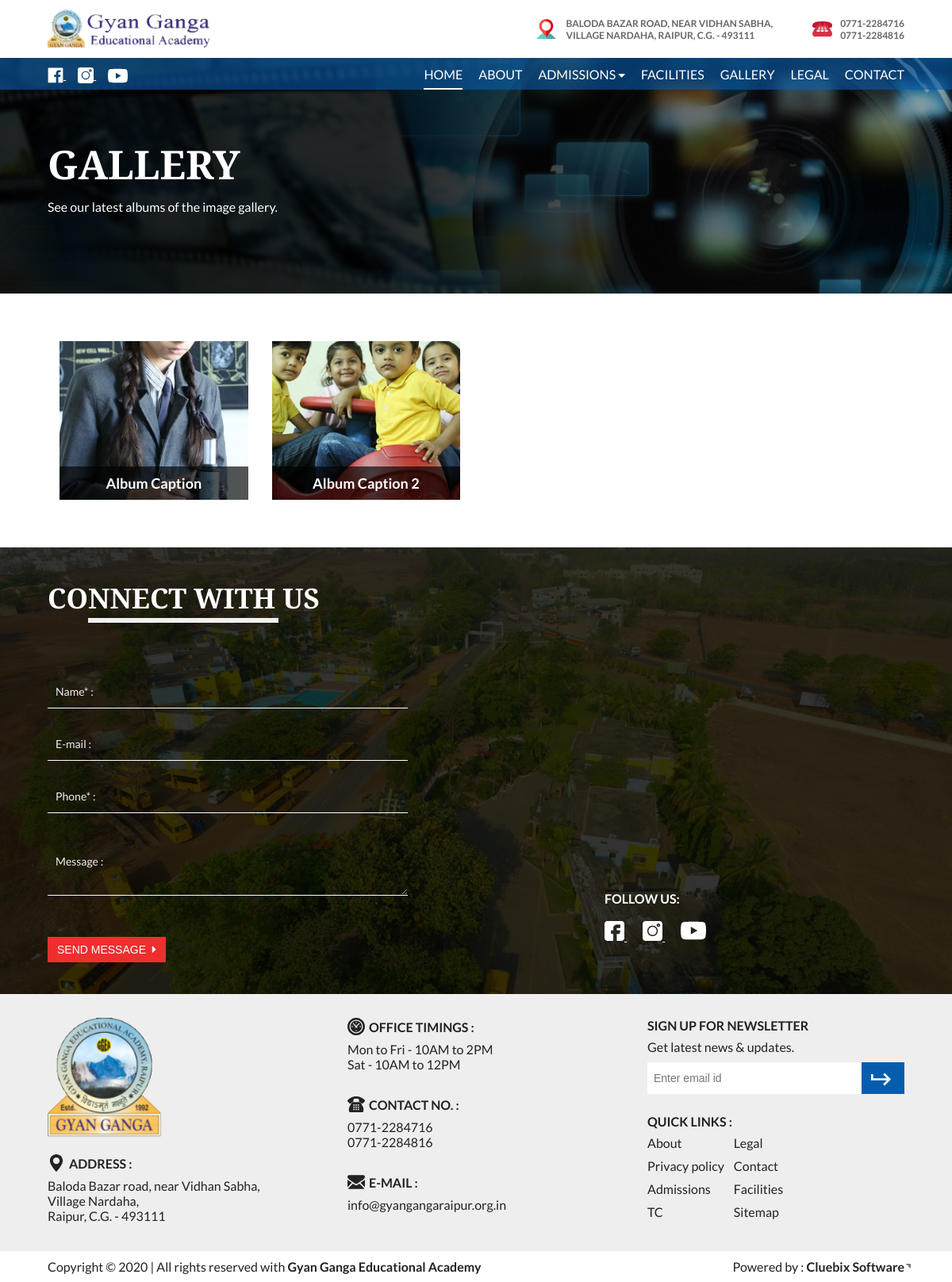
/index.php/gallery, run on the app's committed database.
### tables this page shows
CREATE TABLE `webprofile` (
  `id` int(11) NOT NULL,
  `email` varchar(100) NOT NULL,
  `phone1` varchar(50) NOT NULL,
  `phone2` varchar(50) NOT NULL,
  `whatsapp_no` varchar(50) NOT NULL,
  `address_line1` varchar(50) NOT NULL,
  `address_line2` varchar(50) NOT NULL,
  `address_line3` varchar(100) NOT NULL,
  `timing_1` varchar(200) NOT NULL,
  `timing_2` varchar(200) NOT NULL,
  `fblink` varchar(50) NOT NULL,
  `instalink` varchar(50) NOT NULL,
  `twitterlink` varchar(50) NOT NULL,
  `youtubelink` varchar(500) NOT NULL
);

CREATE TABLE `gallery_categories` (
  `id` int(11) NOT NULL,
  `name` varchar(100) NOT NULL
);

CREATE TABLE `gallery` (
  `id` int(11) NOT NULL,
  `gall_cat_id` int(11) NOT NULL,
  `img_src` varchar(500) NOT NULL,
  `alt_txt` varchar(500) NOT NULL DEFAULT 'Grace international school photo gallery'
);

### application/controllers/Gallery.php (called while the page is built, shortened)
<?php
class Gallery extends MY_Controller {
	function __construct(){
		$this->load->model('GetModel','fetch');
	}
	public function index()
	{
		$profile=$this->fetch->getWebProfile();
		$categories=$this->fetch->getInfo('gallery_categories');
		foreach($categories as $category){
			$category->thumb = $this->fetch->getInfoById('gallery','gall_cat_id',$category->id)->img_src;
		}
		$this->load->view('header',['web'=>$profile ,
									'title'=>'Gallery',
									'categories'=>$categories
									]);
		$this->load->view('album');
		$this->load->view('footer');
	}
}

### index.php (called while the page is built, shortened)
<?php
require_once BASEPATH.'core/CodeIgniter.php';

### application/models/GetModel.php (called while the page is built, shortened)
<?php
class GetModel extends CI_Model{
    public function getInfo($table)
    {
        return $this->db->get($table)->result();
    }
    public function getInfoById($table,$column,$id)
    {
        $this->db->where($column, $id);
        return $this->db->get($table)->row();
    }
    public function getWebProfile()
    {
        return $this->db->get('webprofile')->row();
    }
}
?>

### application/views/album.php (the view)
<div class="subheader" style="background:linear-gradient(to right,rgba(0,0,0,0.85) 40%,rgba(0,0,0,0.3)), url('<?=base_url()?>assets/images/header-media.jpg') no-repeat">
    <div class="wrapper">
        <h2 class="subheader-head serif">Gallery</h2>
        <p class="subheader-txt">See our latest albums of the image gallery.</p>
    </div>
</div>
<section class="album">
    <div class="wrapper">
        <?php foreach($categories as $g){?>
        <a href="<?=base_url('Gallery/Album/').$g->id?>">
            <img src="<?=base_url('assets/images/').$g->thumb?>" alt="GGEA">
            <p class="caption"><?=$g->name?></p>
        </a>
        <?php }?>
    </div>
</section>

### application/views/header.php (shortened to what this page needs)
<!DOCTYPE html>
<html lang="en">
<head>
    <link rel="stylesheet" href="https://cdnjs.cloudflare.com/ajax/libs/font-awesome/5.13.0/css/all.min.css" />
    <link rel="stylesheet" href="<?=base_url('assets/')?>css/owl.carousel.min.css">
    <link rel="stylesheet" href="<?=base_url('assets/')?>css/owl.theme.default.min.css">
    <link rel="stylesheet" href="<?=base_url('assets/')?>css/float_label.css">
    <link rel="stylesheet" href="<?=base_url('assets/')?>css/animate.css">
    <link rel="stylesheet" href="<?=base_url('assets/')?>css/style.css">
</head>
<body>
    <div class="logo-bar wow fadeInDown">
        <div class="wrapper">
            <a href="<?=base_url()?>"><img src="<?=base_url('assets/')?>images/logo.png" alt="GGR Logo" class="logo"></a>
            <div class="address-bar">
                <div class="top-address">
                    <p><?=$web->address_line1?> <br> <?=$web->address_line2?> <?=$web->address_line3?></p>
                </div>
                <div class="top-phone">
                    <img src="<?=base_url('assets/')?>images/phone-icon-red.png" alt="Phone">
                    <p><?=$web->phone1?> <br> <?=$web->phone2?></p>
                </div>
            </div>
        </div>
    </div>
    <nav class="wow fadeInDown" data-wow-delay="0.5s">
        <div class="wrapper">
            <div class="left-links">
                <a href="<?=$web->fblink?>" target="_blank" class="fblink">
                </a>
                <a href="<?=$web->instalink?>" target="_blank" class="instalink">
                </a>
                <a href="<?=$web->youtubelink?>" target="_blank" class="ytlink">
                </a>
            </div>
            <ul class="menu">
                <li><a href="<?=base_url()?>" class="active">Home</a></li>
                <li><a href="<?=base_url('About')?>">About</a></li>
                <li class="dropdown sm-hide nowrap">
                    <a>Admissions <i class="fa fa-caret-down fa-sm"></i></a>
                </li>
                <li><a href="<?=base_url('Facilities')?>">Facilities</a></li>
                <li><a href="<?=base_url('Gallery')?>">Gallery</a></li>
                <li><a href="<?=base_url('Legal')?>">Legal</a></li>
                <li><a href="<?=base_url('Contact')?>">Contact</a></li>
            </ul>
        </div>
    </nav>

### application/views/footer.php (shortened to what this page needs)
    <section class="contact" style="background: linear-gradient(to right, rgba(0,0,0,0.8), rgba(0,0,0,0.8)),url('assets/images/ggr-drone.jpg') no-repeat;">
        <div class="wrapper wow fadeInUp" data-wow-offset="100">
        <h2 class="serif heading">
            Connect with us
        </h2>
        <div class="content">
            <form action="<?=base_url('Home/Mail')?>" method="POST">
                <div class="form-group">
                    <input type="text" maxlength="20" name="name" id="name" x-moz-errormessage="Enter name here" oninvalid="this.setCustomValidity('Enter name here')" oninput="this.setCustomValidity('')" required>
                    <label for="name">Name* :</label>
                </div>
                <div class="form-group">
                    <input type="email" maxlength="30" name="email" id="email" x-moz-errormessage="Enter e-mail here" oninvalid="this.setCustomValidity('Enter e-mail here')" oninput="this.setCustomValidity('')">
                    <label for="email">E-mail :</label>
                </div>
                <div class="form-group">
                    <input type="text" x-moz-errormessage="Enter Contact no. here"  name="phone" pattern="[6-9]{1}[0-9]{9}" oninvalid="this.setCustomValidity('')" oninput="this.setCustomValidity('')" maxlength="10" title="Enter 10 digit mobile no. starting with 6,7,8, or 9" required>
                    <label for="phone">Phone* :</label>
                </div>
                <div class="form-group remarker">
                    <textarea name="message" rows="3" maxlength="200" id="message"></textarea>
                    <label for="message">Message :</label>
                </div>
                <button type="submit" class="btn"> Send message &nbsp;<i class="fa fa-caret-right"></i></button>
            </form>
            <div class="map-social">
                <iframe src="https://www.google.com/maps/embed?pb=!1m18!1m12!1m3!1d12504.243146400868!2d81.72878186919894!3d21.28991672284088!2m3!1f0!2f0!3f0!3m2!1i1024!2i768!4f13.1!3m3!1m2!1s0x3a28e834bcf78343%3A0x20841ab1597abf82!2sGyan%20Ganga%20Educational%20Academy!5e0!3m2!1sen!2sin!4v1590737904697!5m2!1sen!2sin" frameborder="0" style="border:0;" allowfullscreen="" aria-hidden="false" tabindex="0"></iframe>
                <div class="social-links">
                    <h3>Follow us:</h3>
                    <a href="<?=$web->fblink?>" target="_blank" class="fblink">
                        <svg viewBox="0 0 512 512" xmlns="http://www.w3.org/2000/svg">
                            <path d="m437 0h-362c-41.351562 0-75 33.648438-75 75v362c0 41.351562 33.648438 75 75 75h151v-181h-60v-90h60v-61c0-49.628906 40.371094-90 90-90h91v90h-91v61h91l-15 90h-76v181h121c41.351562 0 75-33.648438 75-75v-362c0-41.351562-33.648438-75-75-75zm0 0"/>
                        </svg>
                    </a>
                    <a href="<?=$web->instalink?>" target="_blank" class="instalink">
                    </a>
                    <a href="<?=$web->youtubelink?>" target="_blank" class="ytlink">
                    </a>
                </div>
            </div>
        </div>
        </div>
    </section>
    <footer>
        <div class="ufooter">
            <div class="emblem">
                <img src="assets/images/footer-logo.PNG" alt="Gyan Ganga emblem">
                <div class="address">
                    <div class="footer-head">
                        <h4>Address :</h4>
                    </div>
                    <p><?=$web->address_line1?></p>
                    <p><?=$web->address_line2?></p>
                    <p><?=$web->address_line3?></p>
                </div>
            </div>
            <div class="info">
                <div class="timings">
                    <div class="footer-head">
                        <h4>Office timings :</h4>
                    </div>
                    <p><?=$web->timing_1?></p>
                    <p><?=$web->timing_2?></p>
                </div>
                <div class="footer-contact">
                    <div class="footer-head">
                        <h4>Contact no. :</h4>
                    </div>
                    <p><?=$web->phone1?></p>
                    <p><?=$web->phone2?></p>
                </div>
                <div class="email">
                    <div class="footer-head">
                        <h4>E-mail :</h4>
                    </div>
                    <p><?=$web->email?></p>
                </div>
            </div>
            <div class="newsletter">
                <div class="sign-up">
                    <div class="footer-head">
                        <h4>Sign up for newsletter</h4>
                    </div>
                    <p>Get latest news & updates.</p>
                    <form action="<?=base_url('Home/Subscribe')?>" method="POST">
                        <div class="field">
                            <input type="email" name="email" placeholder="Enter email id" required>
                            <button type="submit" class="signup-btn">
                            </button>
                        </div>
                    </form>
                </div>
                <div class="quick-links">
                    <div class="footer-head">
                        <h4>Quick Links :</h4>
                    </div>
                    <div class="links">
                        <p><a href="<?=base_url('About')?>">About</a></p>
                        <p><a href="<?=base_url('Legal')?>">Legal</a></p>
                        <p><a href="<?=base_url('Policy')?>">Privacy policy</a></p>
                        <p><a href="<?=base_url('Contact')?>">Contact</a></p>
                        <p><a href="<?=base_url('Admissions')?>">Admissions</a></p>
                        <p><a href="<?=base_url('Facilities')?>">Facilities</a></p>
                        <p><a href="<?=base_url('TC')?>">TC</a></p>
                        <p><a href="<?=base_url('Sitemap')?>">Sitemap</a></p>
                    </div>
                </div>
            </div>
        </div>
        <div class="lfooter">
            <p class="cpy">
                <span>Copyright </span> &copy; 2020 | All rights reserved with<strong> Gyan Ganga Educational Academy</strong>
             </p>
             <p class="powered">
                 Powered by :
                 <strong><a href="https://cluebix.com" target="_blank">Cluebix Software</a></strong>
             </p>
        </div>
    </footer>
</body>
</html>

### assets/css/float_label.css (style rules this page uses)
.form-group { position:relative; }
label { position:absolute; left:10px; top:40%; transform: translateY(-50%); transition:all 0.3s; color:#999; font-weight:normal; cursor: text; pointer-events: none; }

### data on the page
webprofile: address_line1 "BALODA BAZAR ROAD, NEAR VIDHAN SABHA,", address_line2 "VILLAGE NARDAHA,", address_line3 "RAIPUR, C.G. - 493111", phone1 "0771-2284716", phone2 "0771-2284816", address_line1 "Baloda Bazar road, near Vidhan Sabha,", address_line2 "Village Nardaha,", address_line3 "Raipur, C.G. - 493111", timing_1 "Mon to Fri - 10AM to 2PM", timing_2 "Sat - 10AM to 12PM", email "info@gyangangaraipur.org.in"
gallery_categories: id.img_src (picture), name "Album Caption"
gallery_categories: id.img_src (picture), name "Album Caption 2"
